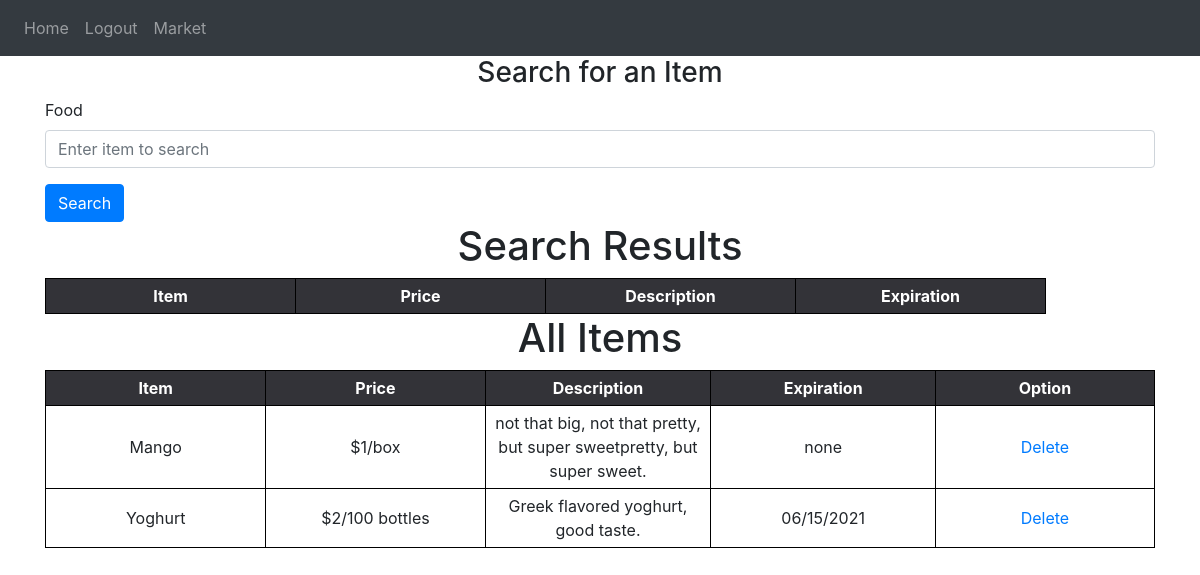
/market (signed in), run on an earlier commit of the app's database.
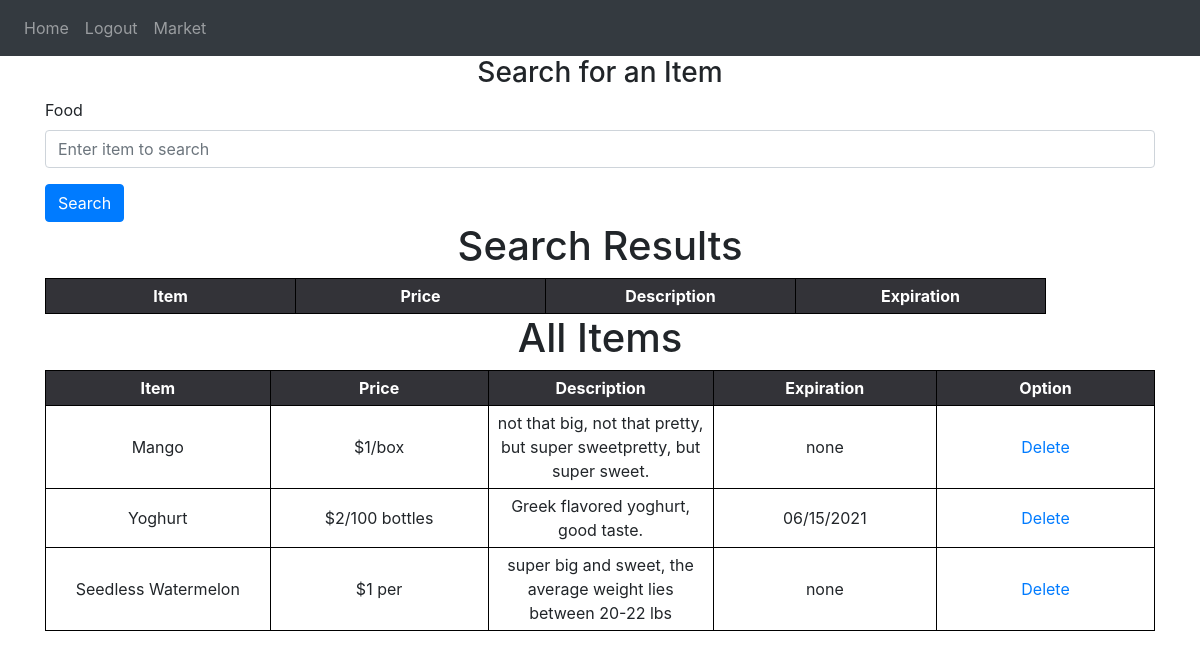
And on a later commit of the database.
### website/models.py (models this page shows)
class Seller(db.Model):
    id = db.Column(db.Integer, primary_key=True)
    food = db.Column(db.String(100))
    price = db.Column(db.String(30))
    description = db.Column(db.String(600))
    expiration = db.Column(db.String(30))
    user_id = db.Column(db.Integer, db.ForeignKey('user.id'))

### website/views.py (the view)
@views.route('/market', methods=['GET', 'POST'])
@login_required
def market():
    if request.method == 'POST':
        food_item = request.form.get('searchfood')
        searchresults = Seller.query.filter_by(food=food_item)
        return render_template("market.html", user=current_user, searchresults=searchresults)
    return render_template("market.html", user=current_user, seller=Seller.query.all())

### website/__init__.py (called while the page is built)
def create_app():
    app = Flask(__name__)
    app.config['SECRET_KEY'] = 'slkdjfdkjfh'
    app.config['SQLALCHEMY_DATABASE_URI'] = f'sqlite:///{DB_NAME}'
    db.init_app(app)
    from .views import views
    from .auth import auth
    app.register_blueprint(views, url_prefix='/')
    app.register_blueprint(auth, url_prefix='/')
    from .models import User, Seller
    create_database(app)
    login_manager = LoginManager()
    login_manager.login_view = 'auth.login'
    login_manager.init_app(app)
    @login_manager.user_loader
    def load_user(id):
        return User.query.get(int(id))  # look for user based on id
    return app

### website/templates/market.html (shortened to what this page needs)
{% extends "base.html" %}
{% block content %}
<form method="POST">
    <h3 align="center">Search for an Item</h3>
    <div class="form-group">
    <label for="searchfood">Food</label>
    <input
      type="text"
      class="form-control"
      id="searchfood"
      name="searchfood"
      placeholder="Enter item to search"
    />
    </div>
    <button type="submit" class="btn btn-primary">Search</button>
</form>
<div class="content">
    <h1 style="text-align: center">Search Results</h1>
    <table>
        <tr>
            <th>Item</th>
            <th>Price</th>
            <th>Description</th>
            <th>Expiration</th>
        </tr>
    </table>
</div>
<div class="content">
    <h1 style="text-align: center">All Items</h1>
    <table>
        <tr>
            <th>Item</th>
            <th>Price</th>
            <th>Description</th>
            <th>Expiration</th>
            <th>Option</th>
        </tr>
        {% for seller in seller %}
            <tr>
                <td>{{ seller.food  }}</td>
                <td>{{ seller.price  }}</td>
                <td>{{ seller.description }}</td>
                <td>{{ seller.expiration }}</td>
                <td>
                  <a href="/delete/{{seller.id}}">Delete</a>
                </td>
            </tr>
        {% endfor %}
    </table>
</div>
{% endblock %}

### website/templates/base.html (shortened to what this page needs)
<!DOCTYPE html>
<html>
  <head>
    <link
      rel="stylesheet"
      href="https://stackpath.bootstrapcdn.com/bootstrap/4.4.1/css/bootstrap.min.css"
    />
    <link
      rel="stylesheet"
      href="https://stackpath.bootstrapcdn.com/font-awesome/4.7.0/css/font-awesome.min.css"
    />
  </head>
  <body>
    <nav class="navbar navbar-expand-lg navbar-dark bg-dark">
      <div class="collapse navbar-collapse" id="navbar">
        <div class="navbar-nav">
          {% if user.is_authenticated %}
          <a class="nav-item nav-link" id="home" href="/">Home</a>
          <a class="nav-item nav-link" id="logout" href="/logout">Logout</a>
          <a class="nav-item nav-link" id="market" href="/market">Market</a>
          {% else %}
          <a class="nav-item nav-link" id="login" href="/login">Login</a>
          <a class="nav-item nav-link" id="signUp" href="/sign-up">Sign Up</a>
          {% endif %}
        </div>
      </div>
    </nav>
    <div class="container">{% block content %} {% endblock %}</div>
  </body>
</html>

### css/lgin.css (style rules this page uses)
* { margin: 0; padding: 0; }
body { background: #e9eaea; font-family: roboto; user-select: none; }
.container { width: 450px; margin: 30px auto; }
.btn { width: 100%; background: #34b3a0; height: 60px; text-align: center; line-height: 60px; text-transform: uppercase; color: #fff; font-weight: bold; letter-spacing: 1px; cursor: pointer; margin-bottom: 30px; }

### css/style.css (style rules this page uses)
body { font-family: "Open Sans", sans-serif; overflow-x: hidden; color: #444444; background-color: white; }
a { color: #2487ce; }
h1, h2, h3, h4, h5, h6 { font-family: "Poppins", sans-serif; }
h3 { font-family: "Poppins", sans-serif; font-weight: bold; }

### website/templates/market.html (style rules this page uses)
table { border-collapse: collapse; }
th { background-color:#333338; Color:white; }
th, td { width:250px; text-align:center; border:1px solid black; padding:5px }

What changed in the data, as far as the page shows it:
added Seller: food "Seedless Watermelon", price "$1 per", description "super big and sweet, the average weight lies between 20-22 lbs", expiration "none"
